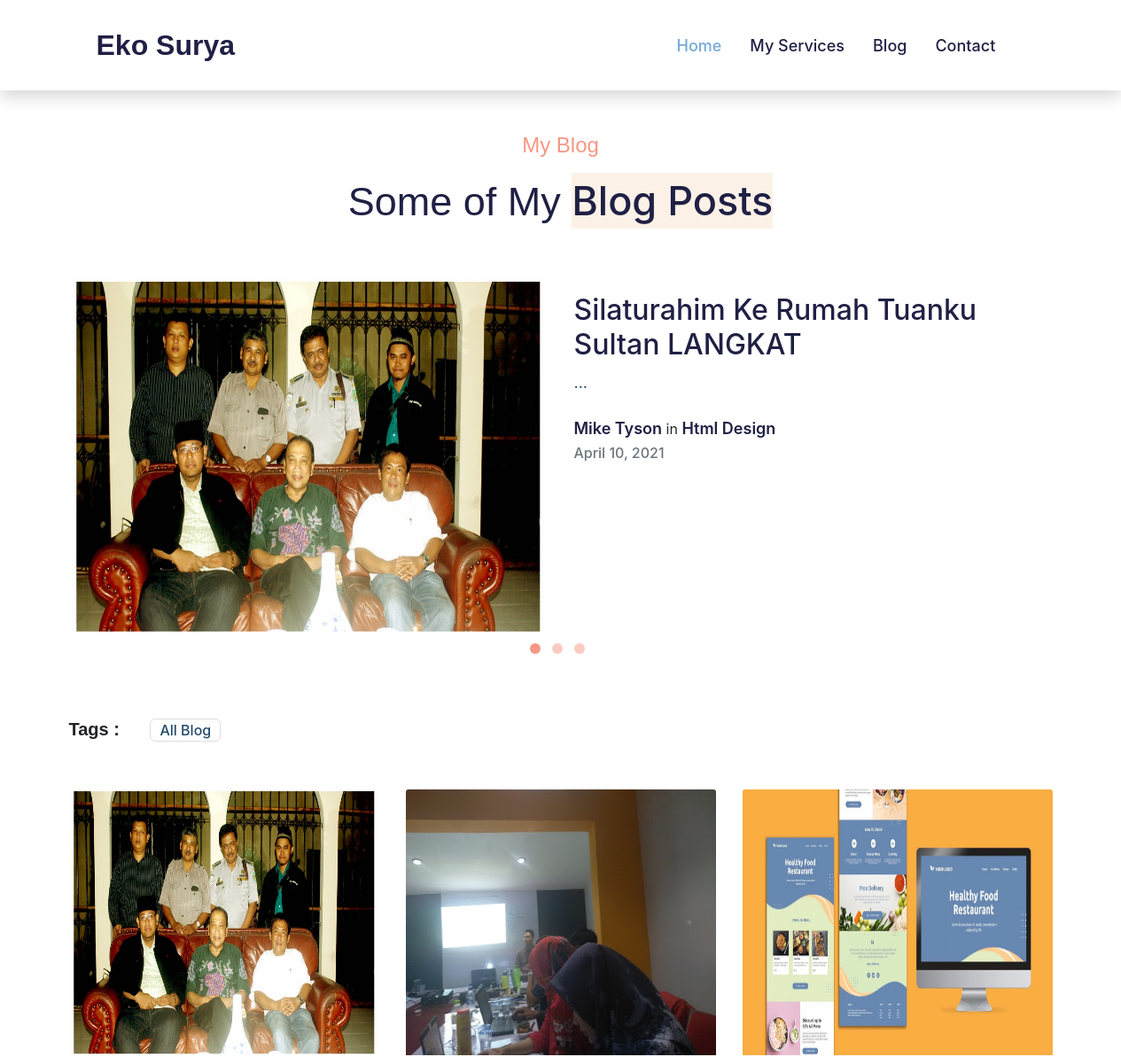
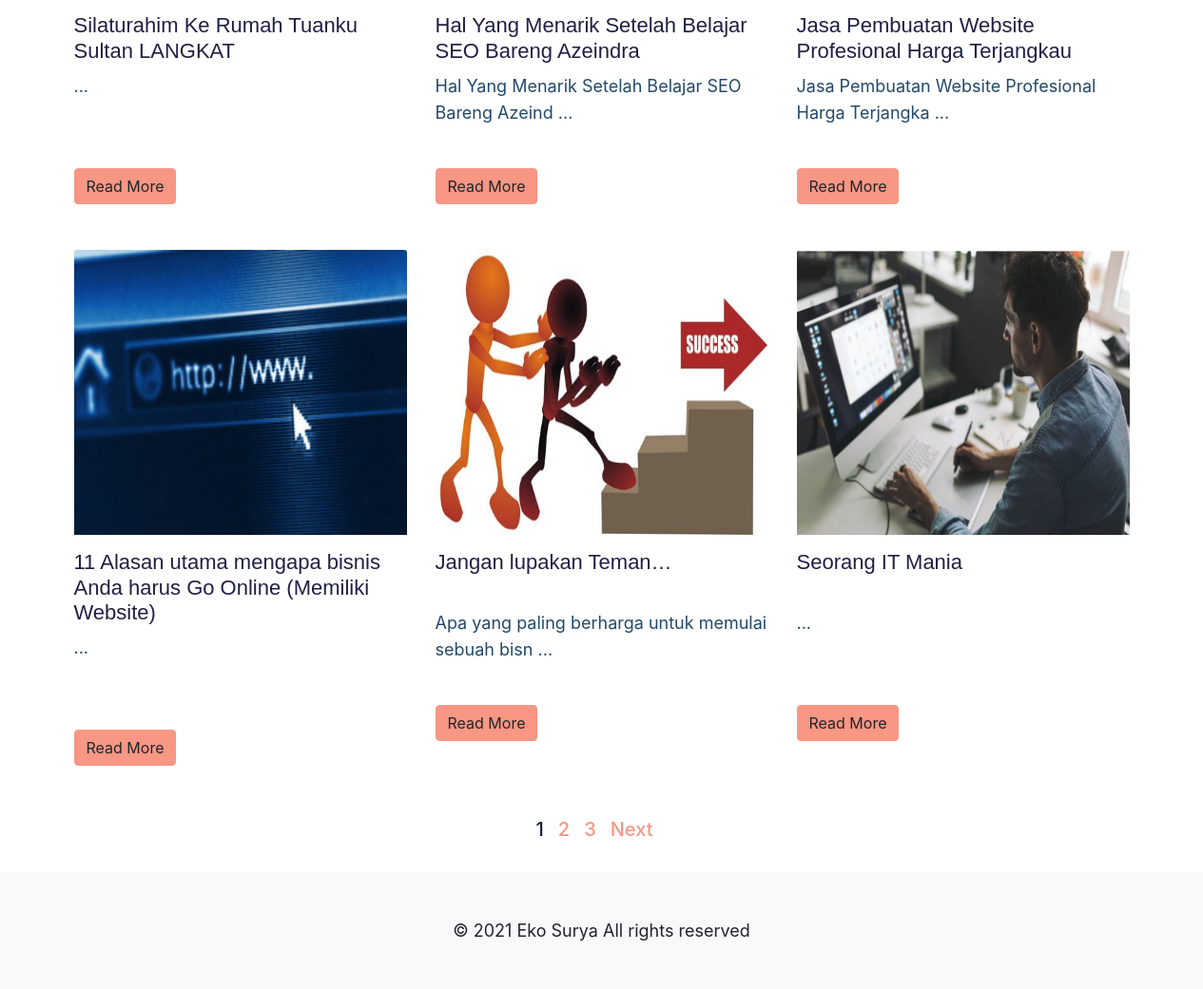
Screenshot of /index.php/blog with the database file from the repository (2 pictures, top to bottom).
### tables this page shows
CREATE TABLE `tbl_berita` (
  `id_berita` int(11) NOT NULL,
  `judul_berita` varchar(200) DEFAULT NULL,
  `desk` text DEFAULT NULL,
  `berita` text DEFAULT NULL,
  `foto` text DEFAULT NULL,
  `tgl_input` timestamp NULL DEFAULT current_timestamp(),
  `tgl_update` timestamp NULL DEFAULT NULL ON UPDATE current_timestamp(),
  `url_slug` varchar(255) NOT NULL,
  `tags` text DEFAULT NULL
);

### application/controllers/Blog.php (called while the page is built, shortened)
<?php
class Blog extends CI_Controller {
	function __construct()
	{
		$this->load->model('Tbl_berita_model');
		$this->load->model('Tbl_komentar_model');
		$this->load->helper( array('string', 'text'));
	}
	public function index()
	{
		$q = urldecode($this->input->get('tag', TRUE));
		$start = intval($this->input->get('start'));
		if ($q <> '') {
			$config['base_url'] = base_url() . 'blog?q=' . urlencode($q);
			$config['first_url'] = base_url() . 'blog?q=' . urlencode($q);
		} else {
			$config['base_url'] = base_url() . 'blog';
			$config['first_url'] = base_url() . 'blog';
		}
		$config['per_page'] = 6;
		$config['page_query_string'] = TRUE;
		$config['total_rows'] = $this->Tbl_berita_model->total_rows($q);
		$tbl_berita = $this->Tbl_berita_model->get_limit_data($config['per_page'], $start, $q);
		$this->load->library('pagination');
		$this->pagination->initialize($config);
		$data = array(
			'halaman' => 'index',
			'tbl_berita_data' => $tbl_berita,
			'q' => $q,
			'pagination' => $this->pagination->create_links(),
			'total_rows' => $config['total_rows'],
			'start' => $start,
		);
		$this->load->view('blog', $data);
	}
}

### index.php (called while the page is built, shortened)
<?php
require_once BASEPATH.'core/CodeIgniter.php';

### application/config/config.php (called while the page is built, shortened)
<?php
$config['base_url'] = 'http://localhost/PersonalBlog/ekosuryacom';
$config['index_page'] = 'index.php';
$config['uri_protocol']	= 'REQUEST_URI';
$config['url_suffix'] = '';
$config['language']	= 'english';
$config['charset'] = 'UTF-8';
$config['enable_hooks'] = FALSE;
$config['subclass_prefix'] = 'MY_';
$config['composer_autoload'] = FALSE;
$config['permitted_uri_chars'] = 'a-z 0-9~%.:_\-';
$config['enable_query_strings'] = FALSE;
$config['controller_trigger'] = 'c';
$config['function_trigger'] = 'm';
$config['directory_trigger'] = 'd';
$config['allow_get_array'] = TRUE;
$config['log_threshold'] = 0;
$config['log_path'] = '';
$config['log_file_extension'] = '';
$config['log_file_permissions'] = 0644;
$config['log_date_format'] = 'Y-m-d H:i:s';
$config['error_views_path'] = '';
$config['cache_path'] = '';
$config['cache_query_string'] = FALSE;
$config['encryption_key'] = '';
$config['sess_driver'] = 'files';
$config['sess_cookie_name'] = 'ci_session';
$config['sess_expiration'] = 7200;
$config['sess_save_path'] = NULL;
$config['sess_match_ip'] = FALSE;
$config['sess_time_to_update'] = 300;
$config['sess_regenerate_destroy'] = FALSE;
$config['cookie_prefix']	= '';
$config['cookie_domain']	= '';
$config['cookie_path']		= '/';
$config['cookie_secure']	= FALSE;
$config['cookie_httponly'] 	= FALSE;
$config['standardize_newlines'] = FALSE;
$config['global_xss_filtering'] = FALSE;
$config['csrf_protection'] = FALSE;
$config['csrf_token_name'] = 'csrf_test_name';
$config['csrf_cookie_name'] = 'csrf_cookie_name';
$config['csrf_expire'] = 7200;
$config['csrf_regenerate'] = TRUE;
$config['csrf_exclude_uris'] = array();
$config['compress_output'] = FALSE;
$config['time_reference'] = 'local';
$config['rewrite_short_tags'] = FALSE;
$config['proxy_ips'] = '';

### application/models/Tbl_berita_model.php (called while the page is built, shortened)
<?php
class Tbl_berita_model extends CI_Model
{
    public $table = 'tbl_berita';
    public $id = 'id_berita';
    public $order = 'DESC';
    function total_rows($q = NULL) {
        $this->db->like('id_berita', $q);
	$this->db->or_like('judul_berita', $q);
	$this->db->or_like('desk', $q);
	$this->db->or_like('berita', $q);
	$this->db->or_like('foto', $q);
	$this->db->or_like('tgl_input', $q);
	$this->db->or_like('tgl_update', $q);
	$this->db->or_like('url_slug', $q);
	$this->db->or_like('tags', $q);
	$this->db->from($this->table);
        return $this->db->count_all_results();
    }
    function get_limit_data($limit, $start = 0, $q = NULL) {
        $this->db->order_by($this->id, $this->order);
        $this->db->like('id_berita', $q);
	$this->db->or_like('judul_berita', $q);
	$this->db->or_like('desk', $q);
	$this->db->or_like('berita', $q);
	$this->db->or_like('foto', $q);
	$this->db->or_like('tgl_input', $q);
	$this->db->or_like('tgl_update', $q);
	$this->db->or_like('url_slug', $q);
	$this->db->or_like('tags', $q);
	$this->db->limit($limit, $start);
        return $this->db->get($this->table)->result();
    }
}

### application/views/blog.php (the view, shortened to what this page needs)
<!DOCTYPE html>
<html lang="en">
<head>
	<?php $this->load->view('css') ?>
</head>
<body>
	<nav class="navbar navbar-expand-lg bg-premier shadow">
		<div class="container">
			<a class="navbar-brand py-1 my-1 col-lg-4" href="<?php echo base_url() ?>"><h2 class="font-weight-bolder m-3">Eko Surya</h2></a>
			<div class="collapse navbar-collapse  col-lg-6" id="navbar">
				<ul class="navbar-nav">
					<li class="nav-item px-2 active">
						<a class="nav-link" href="<?php echo base_url() ?>">Home <span class="sr-only">(current)</span></a>
					</li>
					<li class="nav-item px-2">
						<a class="nav-link" href="<?php echo base_url() ?>#services">My Services</a>
					</li>
					<li class="nav-item px-2">
						<a class="nav-link" href="<?php echo base_url() ?>blog">Blog</a>
					</li>
					<li class="nav-item px-2">
						<a class="nav-link" href="<?php echo base_url() ?>#contact">Contact</a>
					</li>
				</ul>
			</div>
		</div>
	</nav>
	<section class="blog-slider py-5" id="blog">
		<div class="container">
			<div class="row text-center">
				<h4 class="mb-3 col-lg text-tersier">My Blog</h4>
			</div>
			<div class="row text-center mb-5">
				<h1 class="col-lg-12 font-weight-normal text-sekunder title">Some of My <span class="nama">Blog Posts</span></h1>
			</div>
			<div id="carouselBlog" class="carousel slide" data-ride="carousel" data-interval="7000">
				<div class="carousel-inner">
					<?php
					$counter=1;
					foreach ($tbl_berita_data as $tbl_berita) { ?>
						<div class="carousel-item <?php if($counter <= 1){echo " active"; } ?>">
							<div class="row">
								<div class="col-lg-6 blog-image mb-4">
									<a href="<?php echo base_url() ?>blog/<?php echo $tbl_berita->url_slug ?>">
										<img src="<?php echo base_url('assets/berita/') ?><?php echo $tbl_berita->foto ?>" alt="" class="img-fluid rounded-lg">
									</a>
								</div>
								<div class="col-lg-6 blog-info">
									<a href="<?php echo base_url() ?>blog/<?php echo $tbl_berita->url_slug ?>" class="text-decoration-none">
										<h6 class="blog-title"><?php echo $tbl_berita->judul_berita ?></h6>
									</a>
									<p class ="blog-desc"><?php echo substr($tbl_berita->desk,0,400) ?>...</p>
									<div class="author align-items-center mt-4 mb-1">
										<a href="author.html">Mike Tyson</a>
										in
										<a href="#url">Html Design</a>
										<p><span class="text-muted h6"><?php echo date("F d, Y", strtotime(substr($tbl_berita->tgl_input,0,10)));; ?></span></p>
									</div>
								</div>
							</div>
							</div><?php $counter++;} ?>
							<ol class="carousel-indicators mt-4">
								<li data-target="#carouselBlog" data-slide-to="0" class="active"></li>
								<li data-target="#carouselBlog" data-slide-to="1"></li>
								<li data-target="#carouselBlog" data-slide-to="2"></li>
							</ol>
						</div>
					</section>
					<section class="blog-block mt-lg-4 mb-1">
						<div class="container pb-lg-5">
							<div class="buttons-singles tags text-capitalize">
							<h4>Tags :</h4>
							<?php $q = urldecode($this->input->get('tag', TRUE)); ?>
								<a href="#"><?php if($q){echo $q;} else {echo 'All Blog';} ?></a>
							</div>
							<div class="row">
								<?php foreach ($tbl_berita_data as $tbl_berita) { ?>
									<div class="col-lg-4 col-md-6 mt-lg-5">
										<div class="card border-0">
											<img src="<?php echo base_url('assets/berita/') ?><?php echo $tbl_berita->foto ?>" class="card-img-top blog-image">
											<div class="card-body p-0">
												<h5 class="blog-title blog-title-sm"><?php echo $tbl_berita->judul_berita; ?></h5>
												<p class="blog-desc blog-desc-bottom"><?php echo substr($tbl_berita->desk,0,50); ?> ...</p>
												<a href="<?php echo base_url() ?>blog/<?php echo $tbl_berita->url_slug ?>" class="btn btn-tersier mt-3 ">Read More</a>
											</div>
										</div>
									</div>
								<?php } ?>
							</div>
						</div>
					</section>
					<div class="row text-center">
						<div class="container">
							<?php echo $pagination; ?>
						</div>
					</div>
					<div class="copyright py-sm-5 py-4 text-center">
						<div class="container">
							<p class="copy-footer-29">© <?php echo date('Y') ?> Eko Surya All rights reserved
							</div>
						</div>
					</body>
					</html>

### application/config/pagination.php (shortened to what this page needs)
<?php  if ( ! defined('BASEPATH')) exit('No direct script access allowed');
$config['full_tag_open'] = '<nav><ul class="pagination" style="margin-top:0px">';
$config['full_tag_close'] = '</ul></nav>';
$config['next_tag_open'] = '<li>';
$config['next_tag_close'] = '</li>';
$config['cur_tag_open'] = '<li class="active"><a>';
$config['cur_tag_close'] = '</a></li>';
$config['num_tag_open'] = '<li>';
$config['num_tag_close'] = '</li>';

### application/views/css.php
<link rel="stylesheet" href="<?php echo base_url('assets/css/bootstrap.css')?>">
<link rel="stylesheet" href="<?php echo base_url('assets/css/style.css')?>">
<link rel="stylesheet" href="<?php echo base_url('assets/css/theme.css')?>">
<link rel="stylesheet" href="<?php echo base_url('assets/css/animate.css')?>">
<link rel="stylesheet" href="https://cdn.jsdelivr.net/npm/bootstrap-icons@1.4.1/font/bootstrap-icons.css">

### assets/css/style.css (style rules this page uses)
h1,h2,h3,h4,h5 { font-family: 'Work Sans', sans-serif; }
p,a,span { font-family: -apple-system, BlinkMacSystemFont, "Segoe UI", Roboto, Oxygen-Sans, Ubuntu, Cantarell, "Helvetica Neue", sans-serif; }
a { text-decoration: none; }
p { font-size: 18px; margin-bottom: 0; }
nav h2 { color: #1f2044; }
div#navbar { margin-right: -100px; }
a.nav-link { color: #1f2044; }
.active a.nav-link { color: #75a9d6; }
nav a.nav-link { font-size: 18px; font-weight: 450; }
h1.title { font-size: 45px; line-height: 1.4; font-weight: 500 !important; }
.nama { background-color: #fcf1e7; box-shadow: #fcf1e7; display: inline-block; }
.services,.award,.partner,.copyright { background-color: #f8f9fa; }
.carousel-indicators li { background-color: #f79784; border-radius: 50%; height: 12px; width:12px; margin-right: 10px; }
h6.blog-title { font-size: 32px; color: #1f2044; margin-bottom: 10px; font-weight: 500; margin-top: 1rem; }
p.blog-desc { margin: 0; padding: 0; font-size: 18px; line-height: 28px; color: #234969; letter-spacing: 0px; }
p.blog-desc-bottom { height: 84px; }
.author a { color: #1f2044; text-decoration: none; font-weight: 600; font-size: 18px; }
h5.blog-title { font-size: 22px; color: #1f2044; margin-bottom: 10px; font-weight: 500; margin-top: 1rem; min-height: 53px; }
.pagination { border: none; justify-content:center; margin-bottom: 30px; }
.pagination li a { color: #f79784; font-weight: 500; font-size: 20px; border: none; justify-content:center; margin-right: 15px; }
.pagination li.active { color: #1f2044; background: none; }
.buttons-singles h4 { display: inline-block; margin-right: 30px; font-size: 20px; font-weight: 600; }
.buttons-singles.tags a { color: #234969; font-size: 16px; margin-right: 10px; display: inline-block; padding: 0 10px; border: 1px solid #ddd; font-weight: 500; border-radius: 6px; }
.buttons-singles a { color: #999; font-size: 18px; margin-right: 10px; display: inline-block; }
#carouselBlog .carousel-indicators { bottom: -25px; }
img.img-fluid.rounded-lg { height: 400px; }
img.blog-image { height: 300px; }

### assets/css/theme.css (style rules this page uses)
.bg-premier { background-color: #ffffff !important; }
.text-sekunder { color: #1f2044 !important; }
.btn-tersier { color: #212529; background-color: #f79784; border-color: #f79784; }
.text-tersier { color: #f79784 !important; }

### rows the page displays
tbl_berita: foto (picture), judul_berita "Silaturahim Ke Rumah Tuanku Sultan LANGKAT", tgl_input "April 10, 2021"
tbl_berita: foto (picture), judul_berita "Hal Yang Menarik Setelah Belajar SEO Bareng Azeindra", desk "Hal Yang Menarik Setelah Belajar SEO Bareng Azeind"
tbl_berita: foto (picture), judul_berita "Jasa Pembuatan Website Profesional Harga Terjangkau", desk "Jasa Pembuatan Website Profesional Harga Terjangka"
tbl_berita: foto (picture), judul_berita "11 Alasan utama mengapa bisnis Anda harus Go Online (Memiliki Website)"
tbl_berita: foto (picture), judul_berita "Jangan lupakan Teman…", desk "Apa yang paling berharga untuk memulai sebuah bisn"
tbl_berita: foto (picture), judul_berita "Seorang IT Mania"

### other values shown
$pagination "1 2 3 Next"
